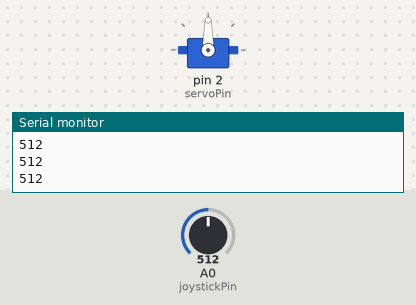
This sketch was run on a simulated Arduino Uno, built with avr-gcc and run on an emulated ATmega328P. On the bench: servo, the last lines printed to the serial monitor. The inputs (shaded band) are chosen by the test bench; at power-on: A0 (joystickPin) = 512.

Above: at 3.2 s.
3.3 s: A0 (joystickPin) set to 111
4.8 s: A0 (joystickPin) set to 94
At 6.1 s:
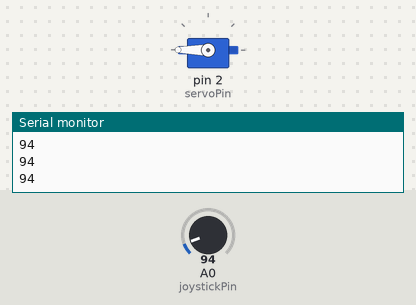
6.4 s: A0 (joystickPin) set to 986
7.9 s: A0 (joystickPin) set to 1011
At 9.0 s:
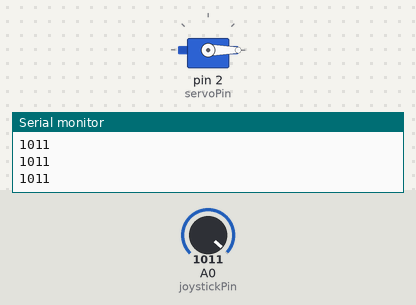
Timing chart, 0 to 10.6 s (numbered marks = the images above; inputs shaded):
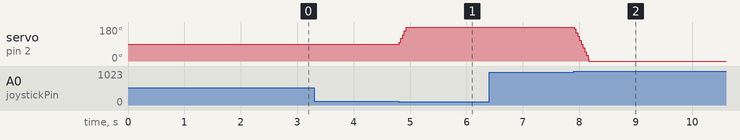

The sketch:

servomotor.ino
```cpp
/* Code written by Adrien Louvrier, 28/12/2020
 *
 * Objective : control a servomotor using a joystick
 * Card used : Arduino Uno
 *
 * Electronic Circuit : control a servomotor using a joystick.
 *
 * intput :
 * - a joystick connected to pin A0, 5V and grd
 *
 * output :
 * - a servomotor connected to pin 2, 5V and grd
 */

 #include <Servo.h>

 #define servoPin 2
 #define joystickPin A0

int joystickValue = 0;

Servo servo;
int value = 90;

void setup() {
  Serial.begin(9600);
  servo.attach(servoPin);
  servo.write(90);
  delay(2000);
}

void loop() {
  joystickValue = analogRead(joystickPin);
  Serial.println(joystickValue);

  if (joystickValue < 100 && value < 180){
    value += 10;
    servo.write(value);
    delay(15);
  }
  if (joystickValue > 1000 && value > 0){
    value -= 10;
    servo.write(value);
    delay(15);
  }
}
```

Measured:
- the behaviour switches between 100 and 99 on A0 (joystickPin) (found by bisection; images 0 and 1)
- the behaviour switches between 1000 and 1001 on A0 (joystickPin) (found by bisection; images 1 and 2)
- after the input at 4.8 s, servo on pin 2 (servoPin): 90° → 180° at once
- after the input at 7.9 s, servo on pin 2 (servoPin): moves from 180° to 0° over 0.26 s, starting at once
